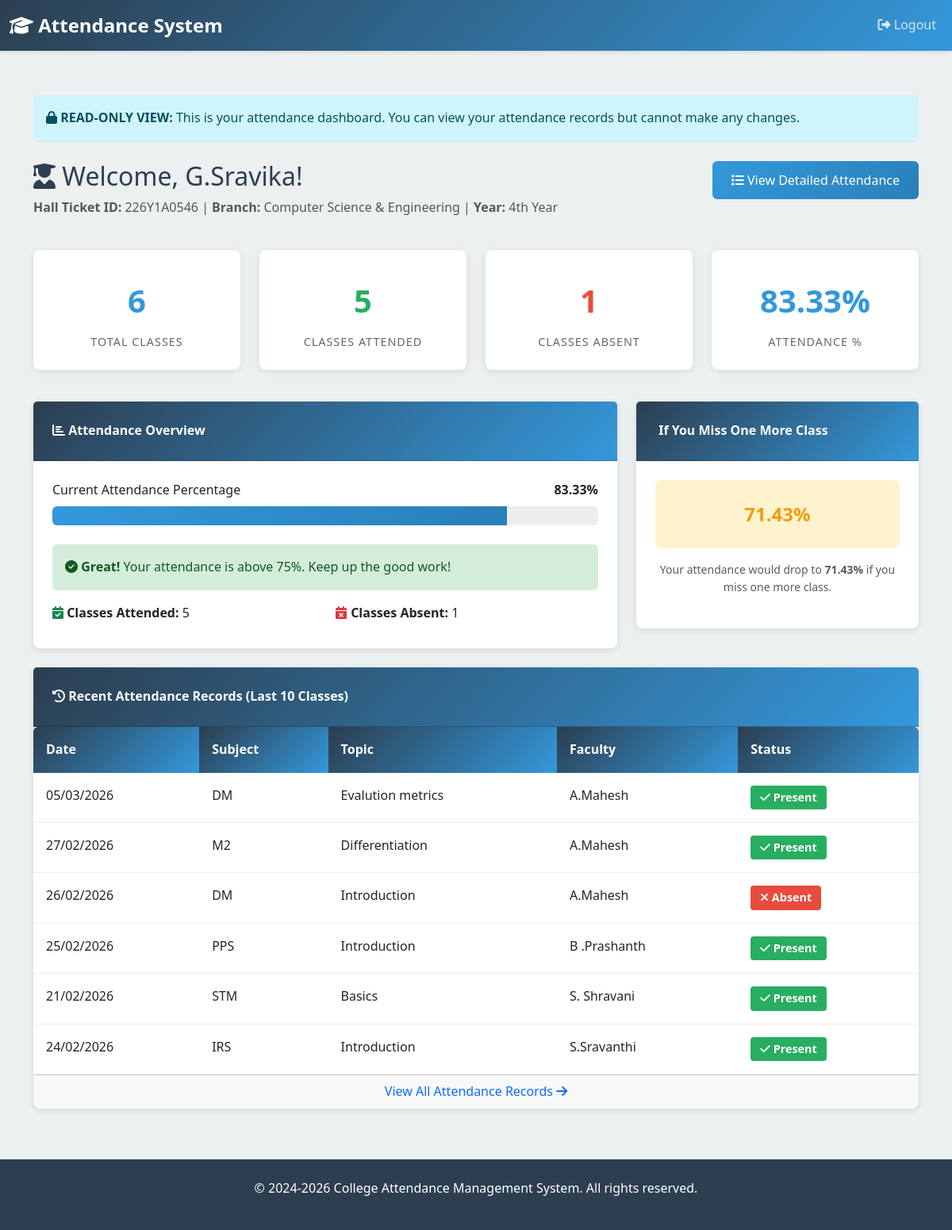
/student/dashboard/ (signed in), run on the app's committed database.
### attendance/models.py (models this page shows, shortened)
class Student(models.Model):
    user = models.OneToOneField(User, on_delete=models.CASCADE, related_name='student_profile')
    hall_ticket_id = models.CharField(max_length=20, unique=True, db_index=True)
    name = models.CharField(max_length=100)
    branch = models.CharField(max_length=10, choices=BRANCH_CHOICES)
    year = models.IntegerField(choices=YEAR_CHOICES)
    created_at = models.DateTimeField(auto_now_add=True)
    updated_at = models.DateTimeField(auto_now=True)
    class Meta:
        ordering = ['hall_ticket_id']
        verbose_name = 'Student'
        verbose_name_plural = 'Students'

class Attendance(models.Model):
    student = models.ForeignKey(Student, on_delete=models.CASCADE, related_name='attendances')
    schedule = models.ForeignKey(Schedule, on_delete=models.CASCADE, related_name='attendances')
    status = models.CharField(max_length=1, choices=ATTENDANCE_STATUS_CHOICES, default='A')
    marked_at = models.DateTimeField(auto_now_add=True)
    updated_at = models.DateTimeField(auto_now=True)
    class Meta:
        unique_together = ('student', 'schedule')  # One attendance record per student per class
        ordering = ['-marked_at']
        verbose_name = 'Attendance'
        verbose_name_plural = 'Attendance Records'
        indexes = [
            models.Index(fields=['student', 'schedule']),
            models.Index(fields=['student', '-marked_at']),
        ]

class Schedule(models.Model):
    faculty = models.ForeignKey(Faculty, on_delete=models.CASCADE, related_name='schedules')
    date = models.DateField(db_index=True)
    subject = models.CharField(max_length=100)
    topic = models.CharField(max_length=200)
    created_at = models.DateTimeField(auto_now_add=True)
    class Meta:
        ordering = ['-date']
        unique_together = ('faculty', 'date')  # No duplicate classes for same faculty on same day
        verbose_name = 'Schedule'
        verbose_name_plural = 'Schedules'

class Faculty(models.Model):
    user = models.OneToOneField(User, on_delete=models.CASCADE, related_name='faculty_profile')
    name = models.CharField(max_length=100)
    subject = models.CharField(max_length=100)
    branch = models.CharField(max_length=10, choices=BRANCH_CHOICES)
    year = models.IntegerField(choices=YEAR_CHOICES)
    created_at = models.DateTimeField(auto_now_add=True)
    updated_at = models.DateTimeField(auto_now=True)
    class Meta:
        ordering = ['name']
        verbose_name = 'Faculty'
        verbose_name_plural = 'Faculty'

### attendance/views.py (the view)
# urls.py: path('student/dashboard/', views.student_dashboard, name='student_dashboard'),
@student_required
def student_dashboard(request):
    student = request.user.student_profile
    attendance_records = Attendance.objects.filter(student=student).select_related('schedule')
    total_classes = attendance_records.count()
    attended_classes = attendance_records.filter(status='P').count()
    absent_classes = attendance_records.filter(status='A').count()
    if total_classes > 0:
        attendance_percentage = round((attended_classes / total_classes) * 100, 2)
    else:
        attendance_percentage = 0
    if total_classes > 0:
        percentage_if_absent_one_more = round((attended_classes / (total_classes + 1)) * 100, 2)
    else:
        percentage_if_absent_one_more = 0
    is_below_threshold = attendance_percentage < 75
    recent_attendances = attendance_records[:10]
    context = {
        'student': student,
        'total_classes': total_classes,
        'attended_classes': attended_classes,
        'absent_classes': absent_classes,
        'attendance_percentage': attendance_percentage,
        'percentage_if_absent_one_more': percentage_if_absent_one_more,
        'is_below_threshold': is_below_threshold,
        'recent_attendances': recent_attendances,
    }
    return render(request, 'student_dashboard.html', context)

### attendance/views.py (called while the page is built)
def student_required(view_func):
    @wraps(view_func)
    def wrapper(request, *args, **kwargs):
        if not request.user.is_authenticated:
            messages.error(request, 'Please login first.')
            return redirect('home')
        if not hasattr(request.user, 'student_profile'):
            messages.error(request, 'This page is for students only.')
            return redirect('home')
        return view_func(request, *args, **kwargs)
    return wrapper

### templates/student_dashboard.html (shortened to what this page needs)
{% extends 'base.html' %}
{% block content %}
<div class="container mt-4">
    <div class="alert alert-info border-bottom mb-4" role="alert">
        <i class="fas fa-lock"></i> <strong>READ-ONLY VIEW:</strong> This is your attendance dashboard. You can view your attendance records but cannot make any changes.
    </div>
    <div class="row mb-4">
        <div class="col-md-8">
            <h2 style="color: #2c3e50;">
                <i class="fas fa-user-graduate"></i> Welcome, {{ student.name }}!
            </h2>
            <p class="text-muted">
                <strong>Hall Ticket ID:</strong> {{ student.hall_ticket_id }} |
                <strong>Branch:</strong> {{ student.get_branch_display }} |
                <strong>Year:</strong> {{ student.get_year_display }}
            </p>
        </div>
        <div class="col-md-4">
            <a href="{% url 'student_attendance_details' %}" class="btn btn-primary float-end">
                <i class="fas fa-list"></i> View Detailed Attendance
            </a>
        </div>
    </div>
    <div class="row g-4 mb-4">
        <div class="col-md-3 col-sm-6">
            <div class="stat-box">
                <div class="stat-value">{{ total_classes }}</div>
                <div class="stat-label">Total Classes</div>
            </div>
        </div>
        <div class="col-md-3 col-sm-6">
            <div class="stat-box">
                <div class="stat-value" style="color: #27ae60;">{{ attended_classes }}</div>
                <div class="stat-label">Classes Attended</div>
            </div>
        </div>
        <div class="col-md-3 col-sm-6">
            <div class="stat-box">
                <div class="stat-value" style="color: #e74c3c;">{{ absent_classes }}</div>
                <div class="stat-label">Classes Absent</div>
            </div>
        </div>
        <div class="col-md-3 col-sm-6">
            <div class="stat-box">
                <div class="stat-value" style="color: #3498db;">{{ attendance_percentage }}%</div>
                <div class="stat-label">Attendance %</div>
            </div>
        </div>
    </div>
    <div class="row mb-4">
        <div class="col-md-8">
            <div class="card">
                <div class="card-header">
                    <i class="fas fa-chart-bar"></i> Attendance Overview
                </div>
                <div class="card-body">
                    <div class="mb-4">
                        <div class="d-flex justify-content-between mb-2">
                            <span>Current Attendance Percentage</span>
                            <strong>{{ attendance_percentage }}%</strong>
                        </div>
                        <div class="progress">
                            <div class="progress-bar" role="progressbar"
                                 data-width="{{ attendance_percentage }}"
                                 aria-valuenow="{{ attendance_percentage }}"
                                 aria-valuemin="0"
                                 aria-valuemax="100">
                            </div>
                        </div>
                    </div>
                    {% if is_below_threshold %}
                    <div class="alert alert-danger" role="alert">
                        <i class="fas fa-exclamation-triangle"></i>
                        <strong>Warning!</strong> Your attendance percentage is below 75%.
                        You need to improve your attendance to meet the required standards.
                    </div>
                    {% else %}
                    <div class="alert alert-success" role="alert">
                        <i class="fas fa-check-circle"></i>
                        <strong>Great!</strong> Your attendance is above 75%. Keep up the good work!
                    </div>
                    {% endif %}
                    <div class="row mt-3">
                        <div class="col-md-6">
                            <p class="mb-2">
                                <i class="fas fa-calendar-check text-success"></i>
                                <strong>Classes Attended:</strong> {{ attended_classes }}
                            </p>
                        </div>
                        <div class="col-md-6">
                            <p class="mb-2">
                                <i class="fas fa-calendar-times text-danger"></i>
                                <strong>Classes Absent:</strong> {{ absent_classes }}
                            </p>
                        </div>
                    </div>
                </div>
            </div>
        </div>
        <div class="col-md-4">
            <div class="card">
                <div class="card-header">
                     If You Miss One More Class
                </div>
                <div class="card-body text-center">
                    <div class="percentage-indicator percentage-{% if percentage_if_absent_one_more >= 75 %}good{% elif percentage_if_absent_one_more >= 50 %}warning{% else %}danger{% endif %}">
                        {{ percentage_if_absent_one_more }}%
                    </div>
                    <p class="mt-3 text-muted small">
                        Your attendance would drop to <strong>{{ percentage_if_absent_one_more }}%</strong>
                        if you miss one more class.
                    </p>
                </div>
            </div>
        </div>
    </div>
    {% if recent_attendances %}
    <div class="row">
        <div class="col-12">
            <div class="card">
                <div class="card-header">
                    <i class="fas fa-history"></i> Recent Attendance Records (Last 10 Classes)
                </div>
                <div class="table-responsive">
                    <table class="table table-hover mb-0">
                        <thead>
                            <tr>
                                <th>Date</th>
                                <th>Subject</th>
                                <th>Topic</th>
                                <th>Faculty</th>
                                <th>Status</th>
                            </tr>
                        </thead>
                        <tbody>
                            {% for attendance in recent_attendances %}
                            <tr>
                                <td>{{ attendance.schedule.date|date:"d/m/Y" }}</td>
                                <td>{{ attendance.schedule.subject }}</td>
                                <td>{{ attendance.schedule.topic }}</td>
                                <td>{{ attendance.schedule.faculty.name }}</td>
                                <td>
                                    {% if attendance.status == 'P' %}
                                    <span class="badge badge-success">
                                        <i class="fas fa-check"></i> Present
                                    </span>
                                    {% else %}
                                    <span class="badge badge-danger">
                                        <i class="fas fa-times"></i> Absent
                                    </span>
                                    {% endif %}
                                </td>
                            </tr>
                            {% endfor %}
                        </tbody>
                    </table>
                </div>
                <div class="card-footer text-center">
                    <a href="{% url 'student_attendance_details' %}" class="text-decoration-none">
                        View All Attendance Records <i class="fas fa-arrow-right"></i>
                    </a>
                </div>
            </div>
        </div>
    </div>
    {% else %}
    <div class="alert alert-info" role="alert">
        <i class="fas fa-info-circle"></i>
        No attendance records available yet. Attendance will appear here once faculty mark your classes.
    </div>
    {% endif %}
</div>
{% endblock %}

### templates/base.html (shortened to what this page needs)
<!DOCTYPE html>
<html lang="en">
<head>
    <link href="https://cdn.jsdelivr.net/npm/bootstrap@5.3.0/dist/css/bootstrap.min.css" rel="stylesheet">
    <link rel="stylesheet" href="https://cdnjs.cloudflare.com/ajax/libs/font-awesome/6.4.0/css/all.min.css">
</head>
<body>
    {% if user.is_authenticated %}
    <nav class="navbar navbar-expand-lg navbar-dark">
        <div class="container-fluid">
            <a class="navbar-brand" href="{% url 'home' %}">
                <i class="fas fa-graduation-cap"></i> Attendance System
            </a>
            <div class="collapse navbar-collapse" id="navbarNav">
                <ul class="navbar-nav ms-auto">
                    <li class="nav-item">
                        <a class="nav-link" href="{% url 'logout' %}">
                            <i class="fas fa-sign-out-alt"></i> Logout
                        </a>
                    </li>
                </ul>
            </div>
        </div>
    </nav>
    {% endif %}
    <main>
        {% block content %}{% endblock %}
    </main>
    <footer>
        <p>&copy; 2024-2026 College Attendance Management System. All rights reserved.</p>
    </footer>
</body>
</html>

### templates/base.html (style rules this page uses)
:root { --primary-color: #2c3e50; --secondary-color: #3498db; --success-color: #27ae60; --danger-color: #e74c3c; --warning-color: #f39c12; }
* { margin: 0; padding: 0; box-sizing: border-box; }
body { font-family: 'Segoe UI', Tahoma, Geneva, Verdana, sans-serif; background-color: #ecf0f1; color: #333; line-height: 1.6; }
.navbar { background: linear-gradient(135deg, var(--primary-color), var(--secondary-color)); box-shadow: 0 2px 4px rgba(0,0,0,0.1); }
.navbar-brand { font-weight: bold; font-size: 1.5rem; color: white !important; }
.nav-link { color: rgba(255,255,255,0.8) !important; transition: color 0.3s ease; }
main { min-height: calc(100vh - 200px); padding: 2rem 0; }
.card { border: none; box-shadow: 0 2px 8px rgba(0,0,0,0.1); border-radius: 8px; transition: transform 0.3s ease, box-shadow 0.3s ease; }
.card-header { background: linear-gradient(135deg, var(--primary-color), var(--secondary-color)); color: white; border-radius: 8px 8px 0 0; padding: 1.5rem; font-weight: 600; }
.card-body { padding: 1.5rem; }
.btn-primary { background: linear-gradient(135deg, var(--secondary-color), #2980b9); border: none; padding: 0.75rem 1.5rem; font-weight: 500; transition: all 0.3s ease; }
.alert { border: none; border-radius: 6px; margin-top: 1rem; }
.alert-success { background-color: #d4edda; color: #155724; }
.badge { padding: 0.5rem 0.75rem; border-radius: 4px; font-size: 0.9rem; }
.badge-success { background-color: var(--success-color); }
.badge-danger { background-color: var(--danger-color); }
.table { background: white; border-radius: 6px; overflow: hidden; }
.table thead th { background: linear-gradient(135deg, var(--primary-color), var(--secondary-color)); color: white; border: none; padding: 1rem; font-weight: 600; }
.table tbody td { padding: 1rem; border-bottom: 1px solid #eee; }
.stat-box { background: white; border-radius: 8px; padding: 1.5rem; text-align: center; box-shadow: 0 2px 8px rgba(0,0,0,0.1); margin-bottom: 1rem; }
.stat-value { font-size: 2.5rem; font-weight: bold; color: var(--secondary-color); margin: 0.5rem 0; }
.stat-label { color: #666; font-size: 0.9rem; text-transform: uppercase; letter-spacing: 1px; }
.percentage-indicator { font-size: 1.5rem; font-weight: bold; padding: 1rem; border-radius: 6px; text-align: center; }
.percentage-warning { background-color: #fff3cd; color: var(--warning-color); }
footer { background: var(--primary-color); color: white; text-align: center; padding: 1.5rem; margin-top: 2rem; }
.progress { height: 1.5rem; border-radius: 6px; background-color: #eee; }
.progress-bar { background: linear-gradient(90deg, var(--secondary-color), #2980b9); }

### templates/student_dashboard.html (style rules this page uses)
.percentage-indicator { border-radius: 8px; padding: 1.5rem; }

### data on the page
Student: name "G.Sravika", hall_ticket_id "226Y1A0546", branch "Computer Science & Engineering", year "4th Year"
Attendance: schedule "05/03/2026", schedule.subject "DM", schedule.topic "Evalution metrics", schedule.faculty.name "A.Mahesh", status "P" (drawn)
Attendance: schedule "27/02/2026", schedule.subject "M2", schedule.topic "Differentiation", schedule.faculty.name "A.Mahesh", status "P" (drawn)
Attendance: schedule "26/02/2026", schedule.subject "DM", schedule.topic "Introduction", schedule.faculty.name "A.Mahesh", status "A" (drawn)
Attendance: schedule "25/02/2026", schedule.subject "PPS", schedule.topic "Introduction", schedule.faculty.name "B .Prashanth", status "P" (drawn)
Attendance: schedule "21/02/2026", schedule.subject "STM", schedule.topic "Basics", schedule.faculty.name "S. Shravani", status "P" (drawn)
Attendance: schedule "24/02/2026", schedule.subject "IRS", schedule.topic "Introduction", schedule.faculty.name "S.Sravanthi", status "P" (drawn)

### other printed values
{{ total_classes }} "6"
{{ attended_classes }} "5"
{{ absent_classes }} "1"
{{ attendance_percentage }} "83.33"
{{ percentage_if_absent_one_more }} "71.43"
